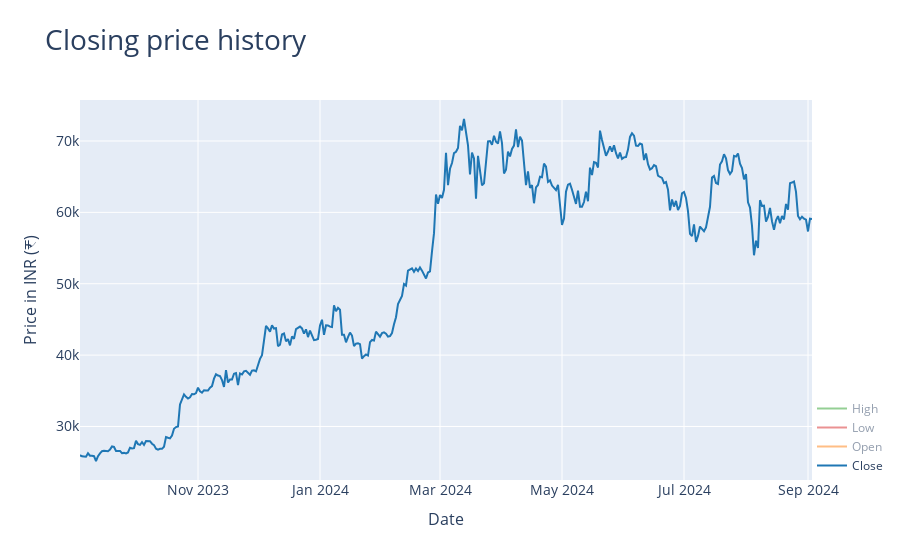

This figure's notebook cell:
### Code cell
fig = go.Figure()
fig.add_trace(go.Scatter(x = df.index, y = df.High,mode='lines',name='High',marker_color = '#2CA02C',visible = "legendonly"))
fig.add_trace(go.Scatter(x = df.index, y = df.Low,mode='lines',name='Low',marker_color = '#D62728',visible = "legendonly"))
fig.add_trace(go.Scatter(x = df.index, y = df.Open,mode='lines',name='Open',marker_color = '#FF7F0E',visible = "legendonly"))
fig.add_trace(go.Scatter(x = df.index, y = df.Close,mode='lines',name='Close',marker_color = '#1F77B4'))

fig.update_layout(title='Closing price history',titlefont_size = 28,
                  xaxis = dict(title='Date',titlefont_size=16,tickfont_size=14),height = 800,
                  yaxis=dict(title='Price in INR (₹)',titlefont_size=16,tickfont_size=14),
                  legend=dict(y=0,x=1.0,bgcolor='rgba(255, 255, 255, 0)',bordercolor='rgba(255, 255, 255, 0)'))
fig.show()

### Figure 1 — Plotly figure (JSON) as saved in the notebook; plotly's stock layout.template omitted (floating-point values rounded to 4 significant figures; data arrays with more than 128 entries replaced by an {"elided": "..."} marker saying what was removed)
{"data": [{"marker": {"color": "#2CA02C"}, "mode": "lines", "name": "High", "type": "scatter", "visible": "legendonly", "x": {"elided": "367 str values"}, "y": {"elided": "367 float values"}}, {"marker": {"color": "#D62728"}, "mode": "lines", "name": "Low", "type": "scatter", "visible": "legendonly", "x": {"elided": "367 str values"}, "y": {"elided": "367 float values"}}, {"marker": {"color": "#FF7F0E"}, "mode": "lines", "name": "Open", "type": "scatter", "visible": "legendonly", "x": {"elided": "367 str values"}, "y": {"elided": "367 float values"}}, {"marker": {"color": "#1F77B4"}, "mode": "lines", "name": "Close", "type": "scatter", "x": {"elided": "367 str values"}, "y": {"elided": "367 float values"}}], "layout": {"autosize": true, "legend": {"bgcolor": "rgba(255, 255, 255, 0)", "bordercolor": "rgba(255, 255, 255, 0)", "x": 1, "y": 0}, "title": {"font": {"size": 28}, "text": "Closing price history"}, "xaxis": {"autorange": true, "range": ["2023-09-03", "2024-09-03"], "tickfont": {"size": 14}, "title": {"font": {"size": 16}, "text": "Date"}, "type": "date"}, "yaxis": {"autorange": true, "range": [22500.0, 75750.0], "tickfont": {"size": 14}, "title": {"font": {"size": 16}, "text": "Price in INR (₹)"}, "type": "linear"}}}
